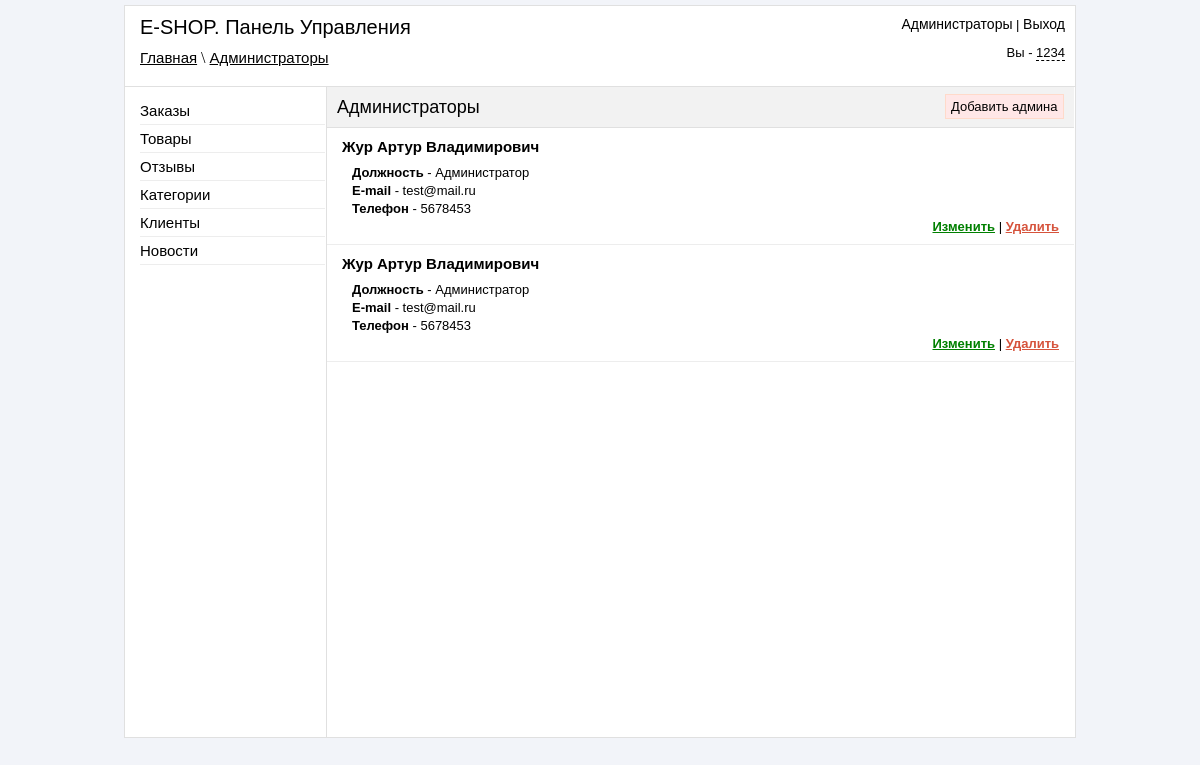
Screenshot of /admin/administrators.php (signed in) with the database file from the repository.
### tables this page shows
CREATE TABLE `reg_admin` (
  `id` int(11) NOT NULL,
  `login` varchar(255) NOT NULL,
  `pass` varchar(255) NOT NULL,
  `fio` text NOT NULL,
  `role` varchar(255) NOT NULL,
  `email` varchar(50) NOT NULL,
  `phone` varchar(50) NOT NULL,
  `view_orders` int(11) NOT NULL DEFAULT '0',
  `accept_orders` int(11) NOT NULL DEFAULT '0',
  `delete_orders` int(11) NOT NULL DEFAULT '0',
  `add_tovar` int(11) NOT NULL DEFAULT '0',
  `edit_tovar` int(11) NOT NULL DEFAULT '0',
  `delete_tovar` int(11) NOT NULL DEFAULT '0',
  `accept_reviews` int(11) NOT NULL DEFAULT '0',
  `delete_reviews` int(11) NOT NULL DEFAULT '0',
  `view_clients` int(11) NOT NULL DEFAULT '0',
  `delete_clients` int(11) NOT NULL DEFAULT '0',
  `add_news` int(11) NOT NULL DEFAULT '0',
  `delete_news` int(11) NOT NULL DEFAULT '0',
  `add_category` int(11) NOT NULL DEFAULT '0',
  `delete_category` int(11) NOT NULL DEFAULT '0',
  `view_admin` int(11) NOT NULL DEFAULT '0'
);

### admin/administrators.php (the view, shortened to what this page needs)
<?php
if ($_SESSION['auth_admin'] == "yes_auth")
{
include("include/db_connect.php");
?>
<!DOCTYPE html PUBLIC "-//W3C//DTD XHTML 1.0 Transitional//EN" "http://www.w3.org/TR/xhtml1/DTD/xhtml1-transitional.dtd">
<html xmlns="http://www.w3.org/1999/xhtml" xml:lang="en" lang="en">
<head>
    <link href="css/reset.css" rel="stylesheet" type="text/css" />
    <link href="css/style.css" rel="stylesheet" type="text/css" />
    <link href="jquery_confirm/jquery_confirm.css" rel="stylesheet" type="text/css" />
</head>
<body>
    <div id="block-body">
        <?php
            include("include/block-header.php");
        ?>
    <div id="block-content">
        <div id="block-parameters">
            <p id="title-page" >Администраторы</p>
            <p align="right" id="add-style"><a href="add_administrators.php" >Добавить админа</a></p>
        </div>
        <?php
        if ($_SESSION['view_admin'] == '1')
        {
          $result = mysql_query("SELECT * FROM reg_admin ORDER BY id DESC",$link);
         If (mysql_num_rows($result) > 0)
        {
        $row = mysql_fetch_array($result);
        do
        {
        echo '
        <ul id="list-admin" >
        <li>
        <h3>'.$row["fio"].'</h3>
        <p><strong>Должность</strong> - '.$row["role"].'</p>
        <p><strong>E-mail</strong> - '.$row["email"].'</p>
        <p><strong>Телефон</strong> - '.$row["phone"].'</p>
        <p class="links-actions" align="right" ><a class="green" href="edit_administrators.php?id='.$row["id"].'" >Изменить</a> | <a class="delete" rel="administrators.php?id='.$row["id"].'&action=delete" >Удалить</a></p>
        </li>
        </ul>
            ';
        } while ($row = mysql_fetch_array($result));
        }
        }else{
           echo '<p id="form-error" align="center">У вас нет прав на просмотр администраторов!</p>';
        }
        ?>
    </div>
    </div>
</body>
</html>
<?php
}else
{
    header("Location: login.php");
}
?>

### admin/css/style.css (style rules this page uses)
body { background-color: #F2F4F9; }
#block-body { width: 950px; margin: 5px auto; background-color: white; border: 1px solid #E0E0E0; }
#block-header1 a { font: 15px sans-serif; color: black; }
#block-content { width: 747px; min-height: 650px; height: auto; margin-left: 201px; border-left: 1px solid #E0E0E0; }
#block-parameters { height: 40px; border-bottom: 1px solid #E0E0E0; background-color: #F2F2F2; }
#title-page { font: 18px sans-serif; margin-top: 10px; margin-left: 10px; position: absolute; }
.delete { font:bold 13px sans-serif; color: #D6533C; cursor: pointer; text-decoration: underline; }
.green { font:bold 13px sans-serif; color: green; }
#add-style { margin-top: 12px; margin-left: 618px; position: absolute; }
#add-style > a { font: 13px arial; color: black; text-decoration: none; border: 1px solid #FFDACA; background-color: #FFE7E7; padding-left: 5px; padding-right: 5px; padding-top: 4px; padding-bottom: 4px; }
.links-actions { margin-right: 15px; }
#list-admin li { border-bottom: 1px solid #EDEDED; padding-bottom: 10px; }
#list-admin h3 { font: bold 15px sans-serif; margin-top: 10px; margin-bottom: 10px; margin-left: 15px; }
#list-admin p { font: 13px sans-serif; margin-top: 3px; margin-left: 25px; margin-bottom: 0; }

### rows the page displays
reg_admin: fio "Жур Артур Владимирович", role "Администратор", email "test@mail.ru", phone "5678453"
reg_admin: fio "Жур Артур Владимирович", role "Администратор", email "test@mail.ru", phone "5678453"

### other values shown
$_SESSION['urlpage'] "Главная \\ Администраторы"
